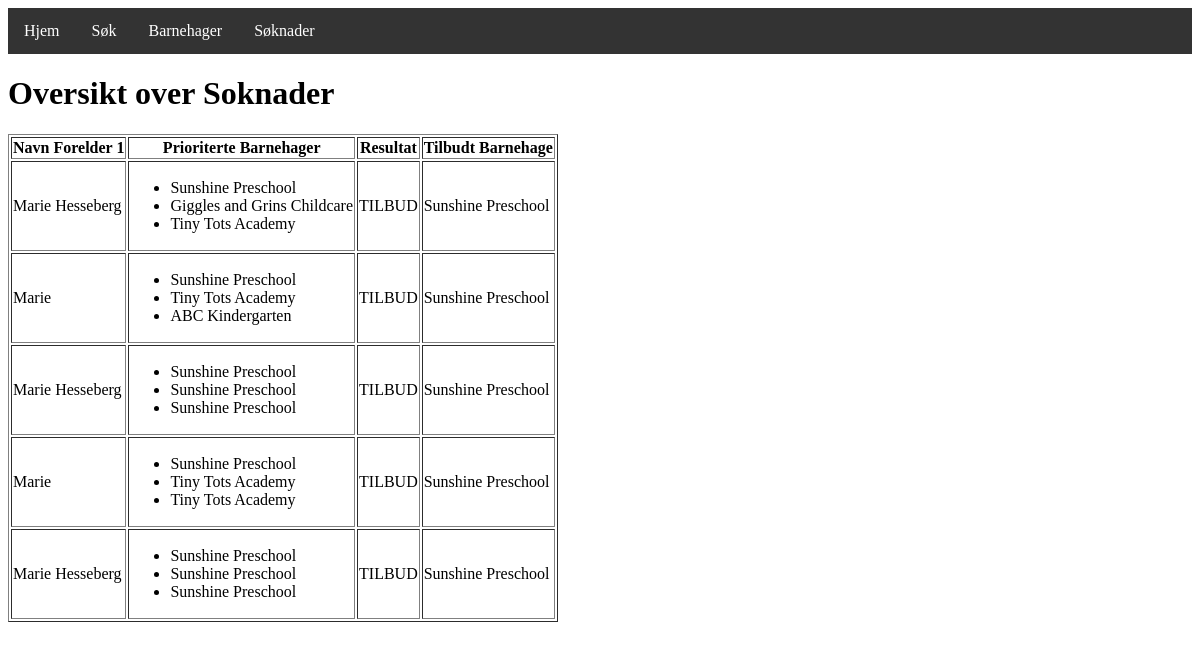
The app's page /applications with its own data.
### tables this page shows
CREATE TABLE soknader (
        id INTEGER PRIMARY KEY AUTOINCREMENT,
        navn_forelder_1 TEXT,
        prioriterte_barnehager TEXT,
        resultat TEXT,
        valgt_barnehage TEXT
    );

### app.py (the view)
@app.route('/applications')
def applications():
    db = get_db()
    db.row_factory = sqlite3.Row
    cursor = db.execute('SELECT navn_forelder_1, prioriterte_barnehager, resultat, valgt_barnehage FROM soknader')
    soknader = []
    for row in cursor.fetchall():
        row_dict = dict(row)
        if 'prioriterte_barnehager' in row_dict and row_dict['prioriterte_barnehager']:
            row_dict['prioriterte_barnehager'] = row_dict['prioriterte_barnehager'].split(',')
        soknader.append(row_dict)
    return render_template('soknader.html', soknader=soknader)

### database.py (called while the page is built)
def get_db():
    db = getattr(g, '_database', None)
    if db is None:
        db = g._database = sqlite3.connect(DATABASE)
    return db

def close_connection(exception):
    db = getattr(g, '_database', None)
    if db is not None:
        db.close()

### templates/soknader.html
{% extends 'base.html' %}
{% block content %}
<h1>Oversikt over Soknader</h1>
<table border="1">
    <tr>
        <th>Navn Forelder 1</th>
        <th>Prioriterte Barnehager</th>
        <th>Resultat</th>
        <th>Tilbudt Barnehage</th>
    </tr>
    {% for soknad in soknader %}
    <tr>
        <td>{{ soknad.navn_forelder_1 }}</td>
        <td>
            <ul>
                {% for prioritet in soknad.prioriterte_barnehager %}
                <li>{{ prioritet }}</li>
                {% endfor %}
            </ul>
        </td>
        <td>{{ soknad.resultat }}</td>
        <td>{{ soknad.valgt_barnehage }}</td>
    </tr>
    {% endfor %}
</table>
{% endblock %}

### templates/base.html (shortened to what this page needs)
<!DOCTYPE html>
<html lang="en">
<head>
</head>
<body>
    <div class="menu">
        <a href="/">Hjem</a>
        <a href="/apply">Søk</a>
        <a href="/kindergartens">Barnehager</a>
        <a href="/applications">Søknader</a>
    </div>
    <div class="content">
        {% block content %}{% endblock %}
    </div>
</body>
</html>

### templates/base.html (style rules this page uses)
.menu { background-color: #333; overflow: hidden; }
.menu a { float: left; display: block; color: white; text-align: center; padding: 14px 16px; text-decoration: none; }

### records on screen
soknader: navn_forelder_1 "Marie Hesseberg", prioriterte_barnehager "Sunshine Preschool" "Giggles and Grins Childcare" "Tiny Tots Academy", resultat "TILBUD", valgt_barnehage "Sunshine Preschool"
soknader: navn_forelder_1 "Marie", prioriterte_barnehager "Sunshine Preschool" "Tiny Tots Academy" "ABC Kindergarten", resultat "TILBUD", valgt_barnehage "Sunshine Preschool"
soknader: navn_forelder_1 "Marie Hesseberg", prioriterte_barnehager "Sunshine Preschool" "Sunshine Preschool" "Sunshine Preschool", resultat "TILBUD", valgt_barnehage "Sunshine Preschool"
soknader: navn_forelder_1 "Marie", prioriterte_barnehager "Sunshine Preschool" "Tiny Tots Academy" "Tiny Tots Academy", resultat "TILBUD", valgt_barnehage "Sunshine Preschool"
soknader: navn_forelder_1 "Marie Hesseberg", prioriterte_barnehager "Sunshine Preschool" "Sunshine Preschool" "Sunshine Preschool", resultat "TILBUD", valgt_barnehage "Sunshine Preschool"
